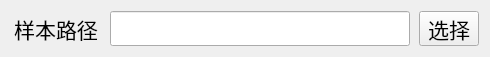
  <widget class="QWidget" name="layoutWidget">
   <property name="geometry">
    <rect>
     <x>70</x>
     <y>90</y>
     <width>482</width>
     <height>37</height>
    </rect>
   </property>
   <layout class="QHBoxLayout" name="horizontalLayout">
    <item>
     <widget class="QLabel" name="label_path_L">
      <property name="sizePolicy">
       <sizepolicy hsizetype="Fixed" vsizetype="Fixed">
        <horstretch>0</horstretch>
        <verstretch>0</verstretch>
       </sizepolicy>
      </property>
      <property name="minimumSize">
       <size>
        <width>90</width>
        <height>35</height>
       </size>
      </property>
      <property name="maximumSize">
       <size>
        <width>90</width>
        <height>35</height>
       </size>
      </property>
      <property name="font">
       <font>
        <pointsize>16</pointsize>
       </font>
      </property>
      <property name="text">
       <string>样本路径</string>
      </property>
      <property name="alignment">
       <set>Qt::AlignCenter</set>
      </property>
     </widget>
    </item>
    <item>
     <spacer name="horizontalSpacer">
      <property name="orientation">
       <enum>Qt::Horizontal</enum>
      </property>
      <property name="sizeType">
       <enum>QSizePolicy::Fixed</enum>
      </property>
      <property name="sizeHint" stdset="0">
       <size>
        <width>3</width>
        <height>20</height>
       </size>
      </property>
     </spacer>
    </item>
    <item>
     <widget class="QLineEdit" name="lineEdit_SampleDirPath">
      <property name="sizePolicy">
       <sizepolicy hsizetype="Fixed" vsizetype="Fixed">
        <horstretch>0</horstretch>
        <verstretch>0</verstretch>
       </sizepolicy>
      </property>
      <property name="minimumSize">
       <size>
        <width>300</width>
        <height>35</height>
       </size>
      </property>
      <property name="maximumSize">
       <size>
        <width>160</width>
        <height>35</height>
       </size>
      </property>
      <property name="font">
       <font>
        <pointsize>16</pointsize>
       </font>
      </property>
      <property name="alignment">
       <set>Qt::AlignCenter</set>
      </property>
     </widget>
    </item>
    <item>
     <spacer name="horizontalSpacer_15">
      <property name="orientation">
       <enum>Qt::Horizontal</enum>
      </property>
      <property name="sizeType">
       <enum>QSizePolicy::Fixed</enum>
      </property>
      <property name="sizeHint" stdset="0">
       <size>
        <width>3</width>
        <height>20</height>
       </size>
      </property>
     </spacer>
    </item>
    <item>
     <widget class="QPushButton" name="pushButton_SampleDirPath">
      <property name="sizePolicy">
       <sizepolicy hsizetype="Fixed" vsizetype="Fixed">
        <horstretch>0</horstretch>
        <verstretch>0</verstretch>
       </sizepolicy>
      </property>
      <property name="minimumSize">
       <size>
        <width>60</width>
        <height>35</height>
       </size>
      </property>
      <property name="maximumSize">
       <size>
        <width>60</width>
        <height>35</height>
       </size>
      </property>
      <property name="font">
       <font>
        <pointsize>16</pointsize>
       </font>
      </property>
      <property name="text">
       <string>选择</string>
      </property>
     </widget>
    </item>
   </layout>
  </widget>
